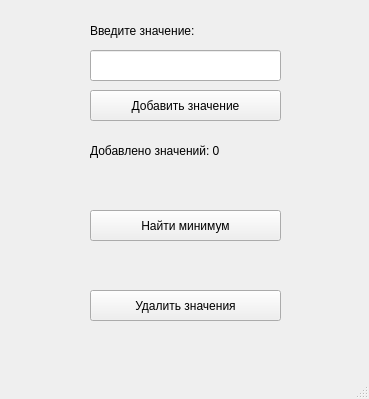
<?xml version="1.0" encoding="UTF-8"?>
<ui version="4.0">
 <class>MainWindow</class>
 <widget class="QMainWindow" name="MainWindow">
  <property name="geometry">
   <rect>
    <x>0</x>
    <y>0</y>
    <width>369</width>
    <height>399</height>
   </rect>
  </property>
  <property name="windowTitle">
   <string>MainWindow</string>
  </property>
  <widget class="QWidget" name="centralwidget">
   <widget class="QLineEdit" name="lineEditValue">
    <property name="geometry">
     <rect>
      <x>90</x>
      <y>50</y>
      <width>191</width>
      <height>31</height>
     </rect>
    </property>
   </widget>
   <widget class="QLabel" name="labelValue">
    <property name="geometry">
     <rect>
      <x>90</x>
      <y>20</y>
      <width>191</width>
      <height>21</height>
     </rect>
    </property>
    <property name="text">
     <string>Введите значение:</string>
    </property>
   </widget>
   <widget class="QPushButton" name="pushButtonAdd">
    <property name="geometry">
     <rect>
      <x>90</x>
      <y>90</y>
      <width>191</width>
      <height>31</height>
     </rect>
    </property>
    <property name="text">
     <string>Добавить значение</string>
    </property>
   </widget>
   <widget class="QLabel" name="labelCount">
    <property name="geometry">
     <rect>
      <x>90</x>
      <y>140</y>
      <width>191</width>
      <height>21</height>
     </rect>
    </property>
    <property name="text">
     <string>Добавлено значений: 0</string>
    </property>
   </widget>
   <widget class="QPushButton" name="pushButtonResult">
    <property name="geometry">
     <rect>
      <x>90</x>
      <y>210</y>
      <width>191</width>
      <height>31</height>
     </rect>
    </property>
    <property name="text">
     <string>Найти минимум</string>
    </property>
   </widget>
   <widget class="QLabel" name="labelResult">
    <property name="geometry">
     <rect>
      <x>90</x>
      <y>250</y>
      <width>191</width>
      <height>21</height>
     </rect>
    </property>
    <property name="text">
     <string/>
    </property>
   </widget>
   <widget class="QPushButton" name="pushButtonClear">
    <property name="geometry">
     <rect>
      <x>90</x>
      <y>290</y>
      <width>191</width>
      <height>31</height>
     </rect>
    </property>
    <property name="text">
     <string>Удалить значения</string>
    </property>
   </widget>
  </widget>
  <widget class="QMenuBar" name="menubar">
   <property name="geometry">
    <rect>
     <x>0</x>
     <y>0</y>
     <width>369</width>
     <height>21</height>
    </rect>
   </property>
  </widget>
  <widget class="QStatusBar" name="statusbar"/>
 </widget>
 <resources/>
 <connections/>
</ui>
